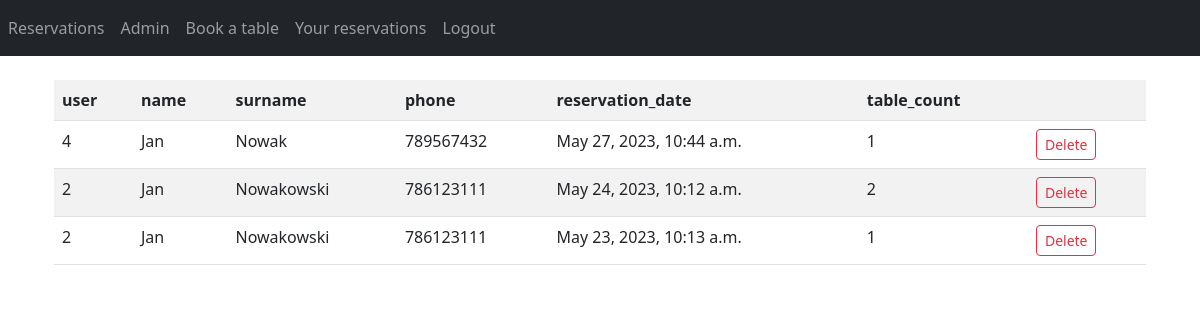
/booking/reservations (signed in), run on the app's committed database.
### booking/models.py (models this page shows)
class Reservation(models.Model):
    user = models.CharField(max_length=50)
    name = models.CharField(max_length=50)
    surname = models.CharField(max_length=50)
    phone = models.CharField(max_length=20)
    reservation_date = models.DateTimeField()
    table_count = models.PositiveIntegerField(default=1,validators=[MinValueValidator(1),MaxValueValidator(6)])

### booking/views.py (the view)
# urls.py: path('booking/reservations',views.reservations,name='reservations'),
def reservations(request):
    if request.user.is_staff:
        context = {'reservations': Reservation.objects.all()}
        return render(request, 'reservations.html', context)
    else:
        return redirect('/booking')

### booking/templates/reservations.html
{% extends "layout.html" %}
{% block content %}
<table class="table table-striped">
<tr>
    <th scope="col">user</th>
    <th scope="col">name </th>
    <th scope="col">surname</th>
    <th scope="col">phone</th>
    <th scope="col">reservation_date </th>
    <th scope="col">table_count</th>
    <th scope="col"></th>
</tr>
{% for r in reservations %}
    <tr>
    <td>{{ r.user }}</td>
    <td>{{ r.name }}</td>
    <td>{{ r.surname }}</td>
    <td>{{ r.phone }}</td>
    <td>{{ r.reservation_date }}</td>
    <td>{{ r.table_count }}</td>
        <td><a class="btn btn-outline-danger btn-sm" href="/booking/delete/{{ r.id }}">Delete</a></td>
    </tr>
{% endfor %}
</table>
{% endblock content %}

### booking/templates/layout.html (shortened to what this page needs)
<!DOCTYPE html>
<html lang="en">
<head>
    <link rel="stylesheet" href="https://cdn.jsdelivr.net/npm/bootstrap@5.2.3/dist/css/bootstrap.min.css"
>
</head>
<body>
<div class="navbar navbar-expand-lg navbar-dark bg-dark">
    <ul class="navbar-nav mr-auto">
        {% if request.user.is_staff %}
             <li class="nav-item">
                <a class="nav-link" href="/booking/reservations">Reservations</a>
            </li>
            <li class="nav-item">
                <a class="nav-link" href="/admin">Admin</a>
            </li>
        {% endif %}
        {% if request.user.is_authenticated %}
            <li class="nav-item">
                <a class="nav-link" href="/booking/add_reservation">Book a table</a>
            </li>
            <li class="nav-item">
                <a class="nav-link" href="/booking/user_reservations">Your reservations</a>
            </li>
             <li class="nav-item">
                <a class="nav-link" href="/booking/logout">Logout</a>
            </li>
        {% endif %}
    </ul>
</div>
<div class="container p-4">
    {% block content %}
    {% endblock content %}
</div>
</body>
</html>

### data on the page
Reservation: user "4", name "Jan", surname "Nowak", phone "789567432", reservation_date "May 27, 2023, 10:44 a.m.", table_count "1"
Reservation: user "2", name "Jan", surname "Nowakowski", phone "786123111", reservation_date "May 24, 2023, 10:12 a.m.", table_count "2"
Reservation: user "2", name "Jan", surname "Nowakowski", phone "786123111", reservation_date "May 23, 2023, 10:13 a.m.", table_count "1"
